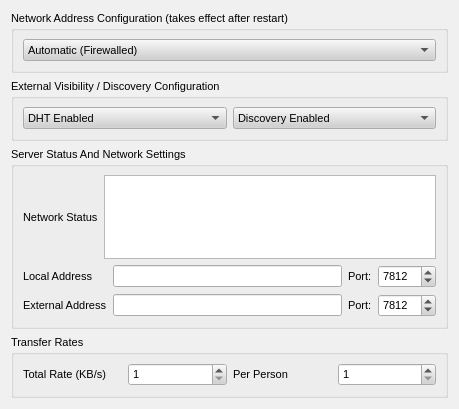
<ui version="4.0" >
 <class>ServerDialog</class>
 <widget class="QWidget" name="ServerDialog" >
  <property name="geometry" >
   <rect>
    <x>0</x>
    <y>0</y>
    <width>459</width>
    <height>409</height>
   </rect>
  </property>
  <property name="sizePolicy" >
   <sizepolicy vsizetype="Expanding" hsizetype="Expanding" >
    <horstretch>0</horstretch>
    <verstretch>0</verstretch>
   </sizepolicy>
  </property>
  <property name="palette" >
   <palette>
    <active>
     <colorrole role="WindowText" >
      <brush brushstyle="SolidPattern" >
       <color alpha="255" >
        <red>0</red>
        <green>0</green>
        <blue>0</blue>
       </color>
      </brush>
     </colorrole>
     <colorrole role="Button" >
      <brush brushstyle="SolidPattern" >
       <color alpha="255" >
        <red>208</red>
        <green>208</green>
        <blue>208</blue>
       </color>
      </brush>
     </colorrole>
     <colorrole role="Light" >
      <brush brushstyle="SolidPattern" >
       <color alpha="255" >
        <red>255</red>
        <green>255</green>
        <blue>255</blue>
       </color>
      </brush>
     </colorrole>
     <colorrole role="Midlight" >
      <brush brushstyle="SolidPattern" >
       <color alpha="255" >
        <red>247</red>
        <green>247</green>
        <blue>247</blue>
       </color>
      </brush>
     </colorrole>
     <colorrole role="Dark" >
      <brush brushstyle="SolidPattern" >
       <color alpha="255" >
        <red>104</red>
        <green>104</green>
        <blue>104</blue>
       </color>
      </brush>
     </colorrole>
     <colorrole role="Mid" >
      <brush brushstyle="SolidPattern" >
       <color alpha="255" >
        <red>139</red>
        <green>139</green>
        <blue>139</blue>
       </color>
      </brush>
     </colorrole>
     <colorrole role="Text" >
      <brush brushstyle="SolidPattern" >
       <color alpha="255" >
        <red>0</red>
        <green>0</green>
        <blue>0</blue>
       </color>
      </brush>
     </colorrole>
     <colorrole role="BrightText" >
      <brush brushstyle="SolidPattern" >
       <color alpha="255" >
        <red>255</red>
        <green>255</green>
        <blue>255</blue>
       </color>
      </brush>
     </colorrole>
     <colorrole role="ButtonText" >
      <brush brushstyle="SolidPattern" >
       <color alpha="255" >
        <red>0</red>
        <green>0</green>
        <blue>0</blue>
       </color>
      </brush>
     </colorrole>
     <colorrole role="Base" >
      <brush brushstyle="SolidPattern" >
       <color alpha="255" >
        <red>255</red>
        <green>255</green>
        <blue>255</blue>
       </color>
      </brush>
     </colorrole>
     <colorrole role="Window" >
      <brush brushstyle="SolidPattern" >
       <color alpha="255" >
        <red>240</red>
        <green>240</green>
        <blue>240</blue>
       </color>
      </brush>
     </colorrole>
     <colorrole role="Shadow" >
      <brush brushstyle="SolidPattern" >
       <color alpha="255" >
        <red>0</red>
        <green>0</green>
        <blue>0</blue>
       </color>
      </brush>
     </colorrole>
     <colorrole role="Highlight" >
      <brush brushstyle="SolidPattern" >
       <color alpha="255" >
        <red>0</red>
        <green>0</green>
        <blue>128</blue>
       </color>
      </brush>
     </colorrole>
     <colorrole role="HighlightedText" >
      <brush brushstyle="SolidPattern" >
       <color alpha="255" >
        <red>255</red>
        <green>255</green>
        <blue>255</blue>
       </color>
      </brush>
     </colorrole>
     <colorrole role="Link" >
      <brush brushstyle="SolidPattern" >
       <color alpha="255" >
        <red>0</red>
        <green>0</green>
        <blue>255</blue>
       </color>
      </brush>
     </colorrole>
     <colorrole role="LinkVisited" >
      <brush brushstyle="SolidPattern" >
       <color alpha="255" >
        <red>255</red>
        <green>0</green>
        <blue>255</blue>
       </color>
      </brush>
     </colorrole>
     <colorrole role="AlternateBase" >
      <brush brushstyle="SolidPattern" >
       <color alpha="255" >
        <red>231</red>
        <green>231</green>
        <blue>231</blue>
       </color>
      </brush>
     </colorrole>
    </active>
    <inactive>
     <colorrole role="WindowText" >
      <brush brushstyle="SolidPattern" >
       <color alpha="255" >
        <red>0</red>
        <green>0</green>
        <blue>0</blue>
       </color>
      </brush>
     </colorrole>
     <colorrole role="Button" >
      <brush brushstyle="SolidPattern" >
       <color alpha="255" >
        <red>208</red>
        <green>208</green>
        <blue>208</blue>
       </color>
      </brush>
     </colorrole>
     <colorrole role="Light" >
      <brush brushstyle="SolidPattern" >
       <color alpha="255" >
        <red>255</red>
        <green>255</green>
        <blue>255</blue>
       </color>
      </brush>
     </colorrole>
     <colorrole role="Midlight" >
      <brush brushstyle="SolidPattern" >
       <color alpha="255" >
        <red>247</red>
        <green>247</green>
        <blue>247</blue>
       </color>
      </brush>
     </colorrole>
     <colorrole role="Dark" >
      <brush brushstyle="SolidPattern" >
       <color alpha="255" >
        <red>104</red>
        <green>104</green>
        <blue>104</blue>
       </color>
      </brush>
     </colorrole>
     <colorrole role="Mid" >
      <brush brushstyle="SolidPattern" >
       <color alpha="255" >
        <red>139</red>
        <green>139</green>
        <blue>139</blue>
       </color>
      </brush>
     </colorrole>
     <colorrole role="Text" >
      <brush brushstyle="SolidPattern" >
       <color alpha="255" >
        <red>0</red>
        <green>0</green>
        <blue>0</blue>
       </color>
      </brush>
     </colorrole>
     <colorrole role="BrightText" >
      <brush brushstyle="SolidPattern" >
       <color alpha="255" >
        <red>255</red>
        <green>255</green>
        <blue>255</blue>
       </color>
      </brush>
     </colorrole>
     <colorrole role="ButtonText" >
      <brush brushstyle="SolidPattern" >
       <color alpha="255" >
        <red>0</red>
        <green>0</green>
        <blue>0</blue>
       </color>
      </brush>
     </colorrole>
     <colorrole role="Base" >
      <brush brushstyle="SolidPattern" >
       <color alpha="255" >
        <red>255</red>
        <green>255</green>
        <blue>255</blue>
       </color>
      </brush>
     </colorrole>
     <colorrole role="Window" >
      <brush brushstyle="SolidPattern" >
       <color alpha="255" >
        <red>240</red>
        <green>240</green>
        <blue>240</blue>
       </color>
      </brush>
     </colorrole>
     <colorrole role="Shadow" >
      <brush brushstyle="SolidPattern" >
       <color alpha="255" >
        <red>0</red>
        <green>0</green>
        <blue>0</blue>
       </color>
      </brush>
     </colorrole>
     <colorrole role="Highlight" >
      <brush brushstyle="SolidPattern" >
       <color alpha="255" >
        <red>192</red>
        <green>192</green>
        <blue>192</blue>
       </color>
      </brush>
     </colorrole>
     <colorrole role="HighlightedText" >
      <brush brushstyle="SolidPattern" >
       <color alpha="255" >
        <red>0</red>
        <green>0</green>
        <blue>0</blue>
       </color>
      </brush>
     </colorrole>
     <colorrole role="Link" >
      <brush brushstyle="SolidPattern" >
       <color alpha="255" >
        <red>0</red>
        <green>0</green>
        <blue>255</blue>
       </color>
      </brush>
     </colorrole>
     <colorrole role="LinkVisited" >
      <brush brushstyle="SolidPattern" >
       <color alpha="255" >
        <red>255</red>
        <green>0</green>
        <blue>255</blue>
       </color>
      </brush>
     </colorrole>
     <colorrole role="AlternateBase" >
      <brush brushstyle="SolidPattern" >
       <color alpha="255" >
        <red>231</red>
        <green>231</green>
        <blue>231</blue>
       </color>
      </brush>
     </colorrole>
    </inactive>
    <disabled>
     <colorrole role="WindowText" >
      <brush brushstyle="SolidPattern" >
       <color alpha="255" >
        <red>104</red>
        <green>104</green>
        <blue>104</blue>
       </color>
      </brush>
     </colorrole>
     <colorrole role="Button" >
      <brush brushstyle="SolidPattern" >
       <color alpha="255" >
        <red>208</red>
        <green>208</green>
        <blue>208</blue>
       </color>
      </brush>
     </colorrole>
     <colorrole role="Light" >
      <brush brushstyle="SolidPattern" >
       <color alpha="255" >
        <red>255</red>
        <green>255</green>
        <blue>255</blue>
       </color>
      </brush>
     </colorrole>
     <colorrole role="Midlight" >
      <brush brushstyle="SolidPattern" >
       <color alpha="255" >
        <red>247</red>
        <green>247</green>
        <blue>247</blue>
       </color>
      </brush>
     </colorrole>
     <colorrole role="Dark" >
      <brush brushstyle="SolidPattern" >
       <color alpha="255" >
        <red>104</red>
        <green>104</green>
        <blue>104</blue>
       </color>
      </brush>
     </colorrole>
     <colorrole role="Mid" >
      <brush brushstyle="SolidPattern" >
       <color alpha="255" >
        <red>139</red>
        <green>139</green>
        <blue>139</blue>
       </color>
      </brush>
     </colorrole>
     <colorrole role="Text" >
      <brush brushstyle="SolidPattern" >
       <color alpha="255" >
        <red>104</red>
        <green>104</green>
        <blue>104</blue>
       </color>
      </brush>
     </colorrole>
     <colorrole role="BrightText" >
      <brush brushstyle="SolidPattern" >
       <color alpha="255" >
        <red>255</red>
        <green>255</green>
        <blue>255</blue>
       </color>
      </brush>
     </colorrole>
     <colorrole role="ButtonText" >
      <brush brushstyle="SolidPattern" >
       <color alpha="255" >
        <red>104</red>
        <green>104</green>
        <blue>104</blue>
       </color>
      </brush>
     </colorrole>
     <colorrole role="Base" >
      <brush brushstyle="SolidPattern" >
       <color alpha="255" >
        <red>240</red>
        <green>240</green>
        <blue>240</blue>
       </color>
      </brush>
     </colorrole>
     <colorrole role="Window" >
      <brush brushstyle="SolidPattern" >
       <color alpha="255" >
        <red>240</red>
        <green>240</green>
        <blue>240</blue>
       </color>
      </brush>
     </colorrole>
     <colorrole role="Shadow" >
      <brush brushstyle="SolidPattern" >
       <color alpha="255" >
        <red>0</red>
        <green>0</green>
        <blue>0</blue>
       </color>
      </brush>
     </colorrole>
     <colorrole role="Highlight" >
      <brush brushstyle="SolidPattern" >
       <color alpha="255" >
        <red>0</red>
        <green>0</green>
        <blue>128</blue>
       </color>
      </brush>
     </colorrole>
     <colorrole role="HighlightedText" >
      <brush brushstyle="SolidPattern" >
       <color alpha="255" >
        <red>255</red>
        <green>255</green>
        <blue>255</blue>
       </color>
      </brush>
     </colorrole>
     <colorrole role="Link" >
      <brush brushstyle="SolidPattern" >
       <color alpha="255" >
        <red>0</red>
        <green>0</green>
        <blue>255</blue>
       </color>
      </brush>
     </colorrole>
     <colorrole role="LinkVisited" >
      <brush brushstyle="SolidPattern" >
       <color alpha="255" >
        <red>255</red>
        <green>0</green>
        <blue>255</blue>
       </color>
      </brush>
     </colorrole>
     <colorrole role="AlternateBase" >
      <brush brushstyle="SolidPattern" >
       <color alpha="255" >
        <red>231</red>
        <green>231</green>
        <blue>231</blue>
       </color>
      </brush>
     </colorrole>
    </disabled>
   </palette>
  </property>
  <property name="font" >
   <font>
    <family>Arial</family>
    <pointsize>8</pointsize>
    <weight>50</weight>
    <italic>false</italic>
    <bold>false</bold>
    <underline>false</underline>
    <strikeout>false</strikeout>
   </font>
  </property>
  <property name="contextMenuPolicy" >
   <enum>Qt::NoContextMenu</enum>
  </property>
  <layout class="QVBoxLayout" >
   <item>
    <widget class="QGroupBox" name="groupBox_2" >
     <property name="title" >
      <string>Network Address Configuration (takes effect after restart)</string>
     </property>
     <layout class="QGridLayout" >
      <item row="0" column="0" >
       <widget class="QComboBox" name="netModeComboBox" >
        <item>
         <property name="text" >
          <string>Automatic (Firewalled)</string>
         </property>
        </item>
        <item>
         <property name="text" >
          <string>Firewalled  + No UPnP</string>
         </property>
        </item>
        <item>
         <property name="text" >
          <string>External (Forwarded) Port</string>
         </property>
        </item>
       </widget>
      </item>
     </layout>
    </widget>
   </item>
   <item>
    <widget class="QGroupBox" name="groupBox_4" >
     <property name="title" >
      <string>External Visibility / Discovery Configuration</string>
     </property>
     <layout class="QGridLayout" >
      <item row="0" column="0" >
       <widget class="QComboBox" name="dhtComboBox" >
        <item>
         <property name="text" >
          <string>DHT Enabled</string>
         </property>
        </item>
        <item>
         <property name="text" >
          <string>DHT Disabled</string>
         </property>
        </item>
       </widget>
      </item>
      <item row="0" column="1" >
       <widget class="QComboBox" name="discComboBox" >
        <item>
         <property name="text" >
          <string>Discovery Enabled</string>
         </property>
        </item>
        <item>
         <property name="text" >
          <string>Discovery Disabled</string>
         </property>
        </item>
       </widget>
      </item>
     </layout>
    </widget>
   </item>
   <item>
    <widget class="QGroupBox" name="groupBox" >
     <property name="title" >
      <string>Server Status And Network Settings</string>
     </property>
     <layout class="QGridLayout" >
      <item row="0" column="0" >
       <layout class="QVBoxLayout" >
        <item>
         <layout class="QHBoxLayout" >
          <item>
           <widget class="QLabel" name="label_6" >
            <property name="text" >
             <string>Network Status</string>
            </property>
           </widget>
          </item>
          <item>
           <widget class="QTextEdit" name="netStatusBox" />
          </item>
         </layout>
        </item>
        <item>
         <layout class="QHBoxLayout" >
          <item>
           <layout class="QVBoxLayout" >
            <item>
             <widget class="QLabel" name="label" >
              <property name="text" >
               <string>Local Address</string>
              </property>
             </widget>
            </item>
            <item>
             <widget class="QLabel" name="label_2" >
              <property name="text" >
               <string>External Address</string>
              </property>
             </widget>
            </item>
           </layout>
          </item>
          <item>
           <layout class="QGridLayout" >
            <item row="0" column="0" >
             <widget class="QLineEdit" name="localAddress" />
            </item>
            <item row="0" column="1" >
             <widget class="QLabel" name="label_5" >
              <property name="text" >
               <string>Port:</string>
              </property>
             </widget>
            </item>
            <item row="0" column="2" >
             <widget class="QSpinBox" name="localPort" >
              <property name="minimum" >
               <number>0</number>
              </property>
              <property name="maximum" >
               <number>65535</number>
              </property>
              <property name="value" >
               <number>7812</number>
              </property>
             </widget>
            </item>
            <item row="1" column="0" >
             <widget class="QLineEdit" name="extAddress" />
            </item>
            <item row="1" column="1" >
             <widget class="QLabel" name="label_4" >
              <property name="text" >
               <string>Port:</string>
              </property>
             </widget>
            </item>
            <item row="1" column="2" >
             <widget class="QSpinBox" name="extPort" >
              <property name="minimum" >
               <number>0</number>
              </property>
              <property name="maximum" >
               <number>65535</number>
              </property>
              <property name="value" >
               <number>7812</number>
              </property>
             </widget>
            </item>
           </layout>
          </item>
         </layout>
        </item>
       </layout>
      </item>
     </layout>
    </widget>
   </item>
   <item>
    <widget class="QGroupBox" name="groupBox_3" >
     <property name="title" >
      <string>Transfer Rates</string>
     </property>
     <layout class="QGridLayout" >
      <item row="0" column="0" >
       <layout class="QHBoxLayout" >
        <property name="spacing" >
         <number>6</number>
        </property>
        <property name="leftMargin" >
         <number>0</number>
        </property>
        <property name="topMargin" >
         <number>0</number>
        </property>
        <property name="rightMargin" >
         <number>0</number>
        </property>
        <property name="bottomMargin" >
         <number>0</number>
        </property>
        <item>
         <widget class="QLabel" name="label_14" >
          <property name="text" >
           <string>Total Rate (KB/s) </string>
          </property>
         </widget>
        </item>
        <item>
         <widget class="QSpinBox" name="totalRate" >
          <property name="minimum" >
           <number>1</number>
          </property>
          <property name="maximum" >
           <number>12500</number>
          </property>
          <property name="value" >
           <number>1</number>
          </property>
         </widget>
        </item>
       </layout>
      </item>
      <item row="0" column="1" >
       <layout class="QHBoxLayout" >
        <property name="spacing" >
         <number>6</number>
        </property>
        <property name="leftMargin" >
         <number>0</number>
        </property>
        <property name="topMargin" >
         <number>0</number>
        </property>
        <property name="rightMargin" >
         <number>0</number>
        </property>
        <property name="bottomMargin" >
         <number>0</number>
        </property>
        <item>
         <widget class="QLabel" name="label_12" >
          <property name="text" >
           <string>Per Person  </string>
          </property>
         </widget>
        </item>
        <item>
         <widget class="QSpinBox" name="indivRate" >
          <property name="minimum" >
           <number>1</number>
          </property>
          <property name="maximum" >
           <number>1024</number>
          </property>
          <property name="value" >
           <number>1</number>
          </property>
         </widget>
        </item>
       </layout>
      </item>
     </layout>
    </widget>
   </item>
  </layout>
 </widget>
 <tabstops>
  <tabstop>localAddress</tabstop>
  <tabstop>localPort</tabstop>
  <tabstop>extAddress</tabstop>
  <tabstop>extPort</tabstop>
  <tabstop>totalRate</tabstop>
  <tabstop>indivRate</tabstop>
 </tabstops>
 <resources>
  <include location="../images.qrc" />
 </resources>
 <connections/>
</ui>
